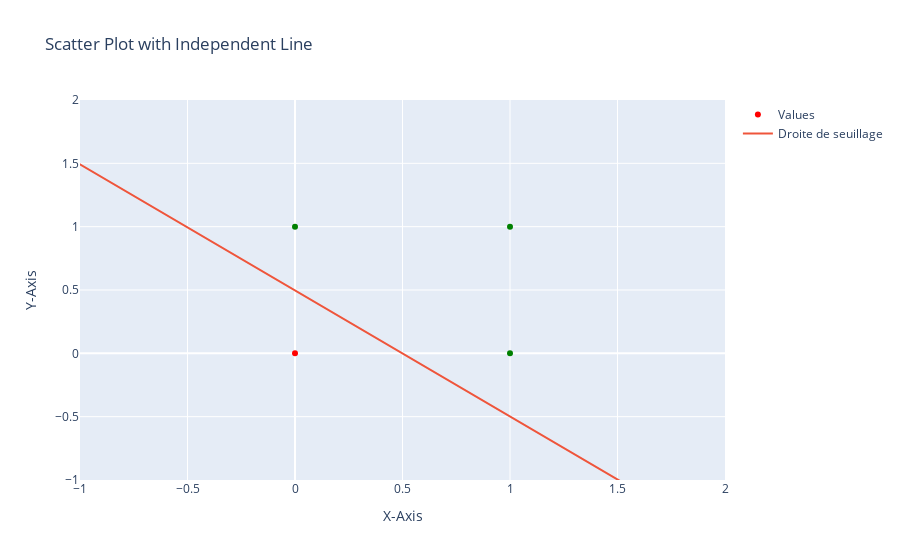

Notebook code cell kept with this figure:
### Markdown cell above
Opérateur logique ET

### Code cell
from source.adaline import processDataset

processDataset("Datas/table_2_1.csv")

### Figure 1 — Plotly figure (JSON) as saved in the notebook; plotly's stock layout.template omitted (floating-point values rounded to 4 significant figures; data arrays with more than 128 entries replaced by an {"elided": "..."} marker saying what was removed)
{"data": [{"marker": {"color": ["red", "green", "green", "green"]}, "mode": "markers", "name": "Values", "type": "scatter", "x": [0, 0, 1, 1], "y": [0, 1, 0, 1]}, {"mode": "lines", "name": "Droite de seuillage", "type": "scatter", "x": {"elided": "400 float values"}, "y": {"elided": "400 float values"}}], "layout": {"title": {"text": "Scatter Plot with Independent Line"}, "xaxis": {"range": [-1, 2], "title": {"text": "X-Axis"}}, "yaxis": {"range": [-1, 2], "title": {"text": "Y-Axis"}}}}
